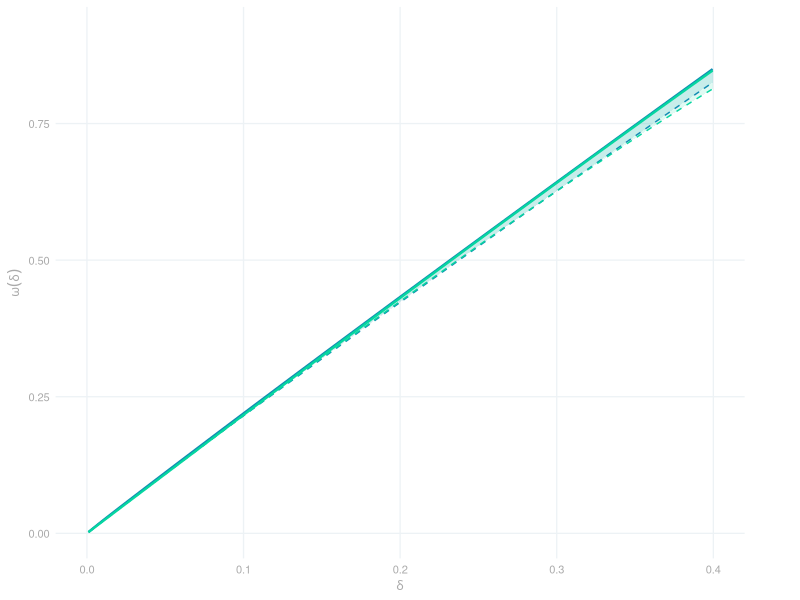

Write the R code that produced this figure.
#' # Modulus plot — constrained form, delta on x-axis
#'
#' omega(delta) = sup{ |mean(m1) - mean(m2)| : m1,m2 in M, ||m1-m2||_{L2,treated} <= delta }
#' Bias = (1/2)(omega(delta) - delta * omega'(delta))
#' Two models: Matern-3/2 (rough) vs Gaussian RBF (smooth)

library(ggplot2)
library(svglite)

set.seed(42)

n <- 500
X <- runif(n)
lp <- 2 * X - 1
W <- rbinom(n, 1, plogis(lp))
idx1 <- which(W == 1); N1 <- length(idx1)
message(sprintf("n=%d, N1=%d", n, N1))

# ---- Kernels ----
matern32 <- function(x1, x2, ell) {
  D <- outer(x1, x2, function(a,b) abs(a-b))
  r <- sqrt(3)*D/ell; (1+r)*exp(-r)
}
gaussian_rbf <- function(x1, x2, ell) {
  D2 <- outer(x1, x2, function(a,b) (a-b)^2)
  exp(-D2/(2*ell^2))
}

# ---- Compute constrained modulus ----
# omega(delta) = max_{||m1-m2||_{L2,treated} <= delta} |mean(m1) - mean(m2)|
# With m = m1 - m2 in the difference set M-M, this becomes:
# omega(delta) = max_{||m||_{L2,treated} <= delta, m in M-M} |mean(m)|
# For symmetric M (m in M iff -m in M), M-M = 2M, so:
# omega(delta) = 2 * max_{||m||_{L2,treated} <= delta, m in M} (1/n) sum m(Xi)
#
# In RKHS: m = K_all1 alpha where alpha in R^N1, ||m||_H^2 = alpha'K_11 alpha <= 1
# ||m||_{L2,treated}^2 = (1/N1) (K_11 alpha)'(K_11 alpha) = (1/N1) alpha'K_11^2 alpha
# mean(m) = (1/n) 1'K_all1 alpha = psi' alpha
#
# omega(delta) = 2 * max_{alpha'K_11 alpha <= 1, (1/N1) alpha'K_11^2 alpha <= delta^2} psi'alpha

compute_constrained_modulus <- function(K_X, W, delta_grid) {
  n <- length(W); idx1 <- which(W==1); N1 <- length(idx1)
  K_11 <- K_X[idx1, idx1]; K_all1 <- K_X[, idx1]
  psi_vec <- colSums(K_all1) / n

  eig <- eigen(K_11, symmetric=TRUE)
  tol <- max(eig$values)*1e-6
  keep <- eig$values > tol
  lambda <- eig$values[keep]; V <- eig$vectors[,keep,drop=FALSE]
  cc <- as.numeric(t(V) %*% psi_vec)
  p <- length(lambda)

  # In eigenbasis beta = V'alpha:
  # RKHS norm: sum lambda_j beta_j^2 <= 1
  # L2 treated: (1/N1) sum lambda_j^2 beta_j^2 <= delta^2
  # Functional: sum cc_j beta_j -> maximize
  #
  # Two constraints. Use Lagrangian with two multipliers nu1 (RKHS) and nu2 (L2).
  # FOC: cc_j = 2*nu1*lambda_j*beta_j + 2*nu2*(lambda_j^2/N1)*beta_j
  # beta_j = cc_j / (2*nu1*lambda_j + 2*nu2*lambda_j^2/N1)

  omega <- numeric(length(delta_grid))
  for (idx in seq_along(delta_grid)) {
    delta <- delta_grid[idx]

    # Try with just RKHS constraint active (nu2=0)
    solve_rkhs_only <- function(nu1) {
      denom <- 2*nu1*lambda
      beta <- cc / denom
      sum(lambda * beta^2) - 1
    }

    # Check if RKHS-only solution satisfies L2 constraint
    if (solve_rkhs_only(1e-10) <= 0) {
      # Unconstrained is feasible
      beta_opt <- cc / (2*1e-10*lambda)
      if (sum(lambda^2/N1 * beta_opt^2) <= delta^2) {
        omega[idx] <- 2 * sum(cc * beta_opt)
        next
      }
    }

    # Need both constraints. Binary search over nu1, nu2.
    # Simpler: at each delta, the binding constraint is the tighter one.
    # For small delta, L2 is binding. For large delta, RKHS is binding.

    # Try L2 binding only (nu1=0):
    solve_l2_only <- function(nu2) {
      denom <- 2*nu2*lambda^2/N1
      beta <- cc / denom
      sum(lambda^2/N1 * beta^2) - delta^2
    }

    # Just use the L2 constraint (since for the modulus, the L2 constraint
    # is the one that varies with delta, and the RKHS constraint is the model)
    # Actually we need BOTH. Let me use a simpler approach:
    # maximize cc'beta subject to beta'Lambda beta <= 1 AND beta'Lambda^2/N1 beta <= delta^2

    # Use the fact that both are quadratic constraints on beta.
    # The solution has beta_j = cc_j / (2*nu1*lambda_j + 2*nu2*lambda_j^2/N1)
    # Find nu1, nu2 >= 0 such that both constraints are tight (or one is slack with nu=0)

    # Simple approach: parameterize by nu2, find nu1(nu2) from RKHS constraint
    get_omega_at_nu2 <- function(nu2) {
      inner_solve <- function(nu1) {
        denom <- 2*nu1*lambda + 2*nu2*lambda^2/N1
        beta <- cc / pmax(denom, 1e-15)
        sum(lambda * beta^2) - 1
      }
      # Find nu1 that satisfies RKHS constraint
      if (inner_solve(0) <= 0) {
        nu1 <- 0
      } else {
        lo <- 0; hi <- max(abs(cc)/min(lambda)) * 10
        for (i in 1:100) { m <- (lo+hi)/2; if (inner_solve(m)>0) lo<-m else hi<-m }
        nu1 <- (lo+hi)/2
      }
      denom <- 2*nu1*lambda + 2*nu2*lambda^2/N1
      beta <- cc / pmax(denom, 1e-15)
      list(obj = sum(cc * beta), l2sq = sum(lambda^2/N1 * beta^2))
    }

    # Find nu2 such that L2 constraint is satisfied
    res0 <- get_omega_at_nu2(0)
    if (res0$l2sq <= delta^2) {
      omega[idx] <- 2 * res0$obj
    } else {
      lo <- 0; hi <- 1
      while (get_omega_at_nu2(hi)$l2sq > delta^2) hi <- hi * 10
      for (i in 1:100) {
        m <- (lo+hi)/2
        if (get_omega_at_nu2(m)$l2sq > delta^2) lo <- m else hi <- m
      }
      omega[idx] <- 2 * get_omega_at_nu2((lo+hi)/2)$obj
    }
  }
  omega
}

K_matern <- matern32(X, X, ell=0.3)
K_gauss <- gaussian_rbf(X, X, ell=0.15)

delta_grid <- seq(0.001, 0.5, length.out=150)
message("Computing constrained modulus (Matern)...")
omega_m <- compute_constrained_modulus(K_matern, W, delta_grid)
message("Computing constrained modulus (Gaussian)...")
omega_g <- compute_constrained_modulus(K_gauss, W, delta_grid)

# ---- Compute bias = (1/2)(omega - delta*omega') ----
ds <- delta_grid[2] - delta_grid[1]
nn <- length(delta_grid) - 1
dp_m <- diff(omega_m)/ds; dp_g <- diff(omega_g)/ds
bias_m <- 0.5*(omega_m[1:nn] - delta_grid[1:nn]*dp_m)
bias_g <- 0.5*(omega_g[1:nn] - delta_grid[1:nn]*dp_g)

# ---- Plot ----
tex_theme <- theme_minimal(base_size=10) + theme(
  plot.background=element_rect(fill="transparent",colour=NA),
  panel.background=element_rect(fill="transparent",colour=NA),
  panel.grid.minor=element_blank(),
  panel.grid.major=element_line(color="#edf2f5"),
  axis.ticks=element_blank(),
  axis.text=element_text(colour="#aaaaaa"),
  axis.title=element_text(colour="#aaaaaa",size=9))

df <- data.frame(
  delta = rep(delta_grid[1:nn], 4),
  y = c(omega_m[1:nn], delta_grid[1:nn]*dp_m, omega_g[1:nn], delta_grid[1:nn]*dp_g),
  curve = rep(c("omega","lin","omega","lin"), each=nn),
  model = rep(c("Matern-3/2","Matern-3/2","Gaussian","Gaussian"), each=nn)
)

shade_m <- data.frame(delta=delta_grid[1:nn], ymin=pmax(delta_grid[1:nn]*dp_m,0), ymax=omega_m[1:nn])
shade_g <- data.frame(delta=delta_grid[1:nn], ymin=pmax(delta_grid[1:nn]*dp_g,0), ymax=omega_g[1:nn])

xmax <- 0.4
ymax <- max(omega_m[delta_grid<=xmax])*1.08

p <- ggplot() +
  geom_ribbon(data=shade_m[shade_m$delta<=xmax,],aes(x=delta,ymin=ymin,ymax=ymax),fill="#118ab2",alpha=0.12) +
  geom_ribbon(data=shade_g[shade_g$delta<=xmax,],aes(x=delta,ymin=ymin,ymax=ymax),fill="#06d6a0",alpha=0.12) +
  geom_line(data=df[df$model=="Matern-3/2"&df$curve=="omega"&df$delta<=xmax,],aes(x=delta,y=y),color="#118ab2",linewidth=0.8) +
  geom_line(data=df[df$model=="Matern-3/2"&df$curve=="lin"&df$delta<=xmax,],aes(x=delta,y=y),color="#118ab2",linewidth=0.5,linetype="dashed") +
  geom_line(data=df[df$model=="Gaussian"&df$curve=="omega"&df$delta<=xmax,],aes(x=delta,y=y),color="#06d6a0",linewidth=0.8) +
  geom_line(data=df[df$model=="Gaussian"&df$curve=="lin"&df$delta<=xmax,],aes(x=delta,y=y),color="#06d6a0",linewidth=0.5,linetype="dashed") +
  coord_cartesian(xlim=c(0,xmax),ylim=c(0,ymax),clip="off") +
  labs(x=expression(delta),y=expression(omega(delta))) +
  tex_theme + theme(legend.position="none",plot.margin=margin(5,40,5,5))

svglite("scratch/modulus-constrained.svg",width=5,height=4); print(p); dev.off()
message("Saved scratch/modulus-constrained.svg")
